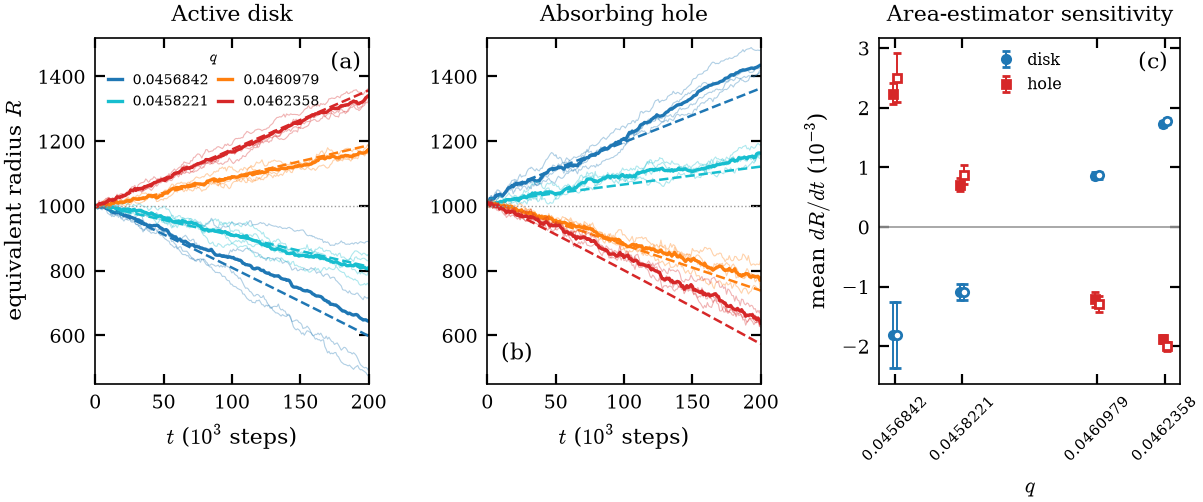

Write the Python code that produced this figure.
"""Two-droplet trajectories, radius-dependent curvature, and area sensitivity.

Run campaign.v3.analysis.fronts_review before this figure. The analysis retains
its original trimmed/rectified radius and exports full signed-area sensitivity.
"""
import csv
from pathlib import Path

import matplotlib.pyplot as plt
import numpy as np

from common import ROOT, PAGE, label, save
from campaign.v2.analysis.io import provenance, write_json

RESULTS = Path(ROOT) / "campaign/v3/results/fronts_review"


def read_table(name):
    with (RESULTS / (name + ".csv")).open() as stream:
        return [{key: value if key in ("run", "kind", "estimator") else float(value)
                 for key, value in row.items()} for row in csv.DictReader(stream)]


def main():
    curves = read_table("droplet_curves")
    predictions = read_table("droplet_predictions")
    summary = read_table("droplet_summary")
    qs = sorted({r["q"] for r in curves})
    colors = dict(zip(qs, ("C0", "C9", "C1", "C3")))
    fig, axes = plt.subplots(1, 3, figsize=(PAGE, 2.25),
                             gridspec_kw=dict(width_ratios=(1, 1, 1.1), wspace=.42))
    for ax, kind in zip(axes[:2], ("disk", "hole")):
        for q in qs:
            runs = sorted({r["run"] for r in curves if r["q"] == q and r["kind"] == kind})
            radii = []
            for run in runs:
                values = sorted((r for r in curves if r["run"] == run), key=lambda r: r["time"])
                time = np.array([r["time"] for r in values])
                radius = np.array([r["radius"] for r in values])
                radii.append(radius)
                ax.plot(time / 1000, radius, color=colors[q], lw=.4, alpha=.35)
            ax.plot(time / 1000, np.mean(radii, axis=0), color=colors[q], lw=1.2,
                    label=f"{q:.7f}")
            model = sorted((r for r in predictions if r["q"] == q and r["kind"] == kind),
                           key=lambda r: r["time"])
            ax.plot([r["time"] / 1000 for r in model], [r["radius"] for r in model],
                    color=colors[q], ls="--", lw=.9)
        ax.axhline(1000, color=".6", ls=":", lw=.5)
        ax.set(xlabel=r"$t$ ($10^3$ steps)", xlim=(0, 200), ylim=(450, 1520))
    axes[0].set(ylabel=r"equivalent radius $R$", title="Active disk")
    axes[1].set(title="Absorbing hole")
    axes[0].legend(fontsize=5, title="$q$", title_fontsize=5.8,
                   ncol=2, loc="upper left", handlelength=1, columnspacing=.7)
    for kind, marker in (("disk", "o"), ("hole", "s")):
        for estimator, fill in (("trimmed_clipped", True), ("full_signed", False)):
            values = sorted((r for r in summary if r["kind"] == kind
                             and r["estimator"] == estimator), key=lambda r: r["q"])
            offset = -4e-6 if estimator == "trimmed_clipped" else 4e-6
            x = np.array(qs) + offset
            y = np.array([r["mean"] * 1000 for r in values])
            err = np.array([r["sem"] * 1000 for r in values])
            axes[2].errorbar(x, y, err, fmt=marker, color="C0" if kind == "disk" else "C3",
                             mfc=("C0" if kind == "disk" else "C3") if fill else "white",
                             ms=3, capsize=1.4, lw=.7,
                             label=kind if fill else None)
    axes[2].axhline(0, color=".6", lw=.6)
    axes[2].set(xticks=qs, xticklabels=[f"{q:.7f}" for q in qs],
                xlabel="$q$", ylabel=r"mean $dR/dt$ ($10^{-3}$)", title="Area-estimator sensitivity")
    axes[2].tick_params(axis="x", labelrotation=45, labelsize=5.5)
    axes[2].legend(loc="upper center", fontsize=5.8, handlelength=1)
    for ax, letter in zip(axes, "abc"):
        label(ax, f"({letter})", x=.05 if letter == "b" else .86,
              y=.12 if letter == "b" else .96)
    save(fig, "fig_drop2")
    sources = [Path(__file__), Path(__file__).with_name("common.py")]
    sources += [RESULTS / (name + ".csv") for name in
                ("droplet_curves", "droplet_predictions", "droplet_summary")]
    hashes = provenance(sources)
    for item in hashes:
        item["path"] = str(Path(item["path"]).relative_to(ROOT))
    write_json(RESULTS / "fig_drop2_provenance.json", dict(inputs=hashes))


if __name__ == "__main__":
    main()
